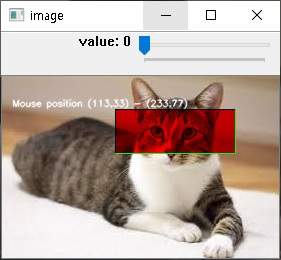
#> input picture 채널 1.jpg, 281 x 260 px, given in place of tracking1.avi, which was not available
$ jupyter execute chap141-checkpoint.ipynb   (text cells are left out)
#> lines starting #> are read from the running program, lines starting #| are printed output that depends on the picture; after the words box and inside, x2 and y2 are one past the last pixel; in counts of white or black regions, pixels touching at a corner belong together; pictures that were not available may be replaced by others from this repository, and a replacement may not be noted
[cell 1]
import cv2
import numpy as np

[cell 2]
cap = cv2.VideoCapture('tracking1.avi')
while(1):
    # Take each frame
    ret, frame = cap.read()
#> frame is the input picture: shape (260, 281, 3); mean B, G, R 162.9, 170.8, 188.3
    if ret == True:
        # Convert BGR to HSV
        hsv = cv2.cvtColor(frame, cv2.COLOR_BGR2HSV)
#> hsv: shape (260, 281, 3); mean H, S, V 31.5, 49.8, 189
        # define range of blue color in HSV
        lower_blue = np.array([0,40,40])
        upper_blue = np.array([20,60,60])
        # Threshold the HSV image to get only blue colors
        mask = cv2.inRange(hsv, lower_blue, upper_blue)
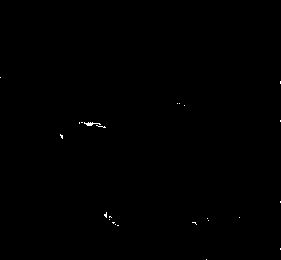
#> mask: shape (260, 281); 0.14% white in thin lines or dots, all inside (x1, y1, x2, y2) = (0, 77, 281, 260)
        # Bitwise-AND mask and original image
        res = cv2.bitwise_and(frame,frame, mask= mask)
        cv2.imshow('frame',frame)
        cv2.imshow('mask',mask)
        cv2.imshow('res',res)
    k = cv2.waitKey(100) & 0xFF
#> (key Esc is pressed here)
    if k == 27:
        break
cv2.destroyAllWindows()

[cell 3]
import cv2
import numpy as np
def nothing(x):
    pass

[cell 4]
cv2.namedWindow('image')
# create trackbars for color change
cv2.createTrackbar('H','image',0,360,nothing)
#> slider 'H' is set to 100
cv2.createTrackbar('S','image',0,100,nothing)
#> slider 'S' is set to 33
cv2.createTrackbar('V','image',0,100,nothing)
#> slider 'V' is set to 33


cap = cv2.VideoCapture('tracking1.avi')
font = cv2.FONT_HERSHEY_SIMPLEX

while(1):
    # get current positions of four trackbars
    H = cv2.getTrackbarPos('H','image')
    S = cv2.getTrackbarPos('S','image')
    V = cv2.getTrackbarPos('V','image')
    ret, frame = cap.read()
    if ret == True:
        # Convert BGR to HSV
        hsv = cv2.cvtColor(frame, cv2.COLOR_BGR2HSV)
        # define range of blue color in HSV
        lower_blue = np.array([0,0,H-20])
        upper_blue = np.array([50,50,H+30])
        # Threshold the HSV image to get only blue colors
        mask = cv2.inRange(hsv, lower_blue, upper_blue)
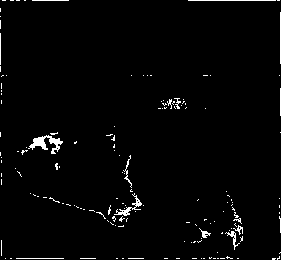
#> mask: shape (260, 281); 2.1% white in thin lines or dots
        # Bitwise-AND mask and original image
        res = cv2.bitwise_and(frame,frame, mask= mask)
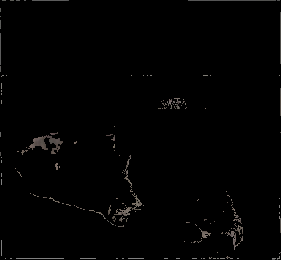
#> res: shape (260, 281, 3); mean B, G, R 1.9, 2, 2.2
        msg = "H: "+str(H)
        msg1 = "S: "+str(S)+"%"
        msg2 = "V: "+str(V)+"%"
        cv2.putText(frame,msg,(10,30), font, 0.6,(255,255,255),2,cv2.LINE_AA)
#> frame: shape (260, 281, 3); 0.33% of pixels changed, all inside (x1, y1, x2, y2) = (10, 15, 75, 32)
        cv2.putText(frame,msg1,(10,50), font, 0.6,(255,255,255),2,cv2.LINE_AA)
#> frame: shape (260, 281, 3); mean B, G, R 163.2, 171.1, 188.5
        cv2.putText(frame,msg2,(10,70), font, 0.6,(255,255,255),2,cv2.LINE_AA)
#> frame: shape (260, 281, 3); mean B, G, R 163.3, 171.2, 188.6
        cv2.imshow('image',frame)
        cv2.imshow('mask',mask)
        cv2.imshow('res',res)
    k = cv2.waitKey(100) & 0xFF
#> (key Esc is pressed here)
    if k == 27:
        break
cv2.destroyAllWindows()

$ run again, on 채널 2.jpg
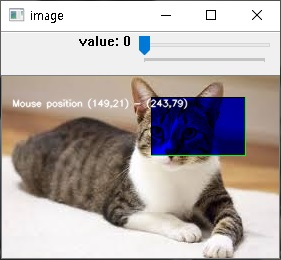
#> input picture 채널 2.jpg, 281 x 260 px, given in place of tracking1.avi, which was not available
#> frame is the input picture: shape (260, 281, 3); mean B, G, R 169.6, 171, 179.3
#> hsv: shape (260, 281, 3); mean H, S, V 38.5, 49.6, 186.6
#> `mask = cv2.inRange(hsv, lower_blue, upper_blue)`:
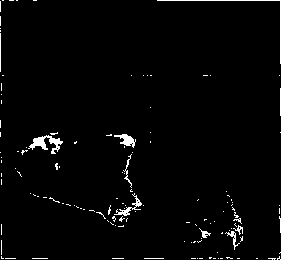
#> mask: shape (260, 281); 2.2% white in thin lines or dots
#> `res = cv2.bitwise_and(frame,frame, mask= mask)`:
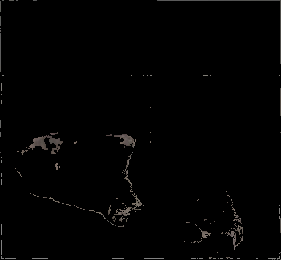
#> res: shape (260, 281, 3); mean B, G, R 2, 2.1, 2.2

$ run again, on 1.png
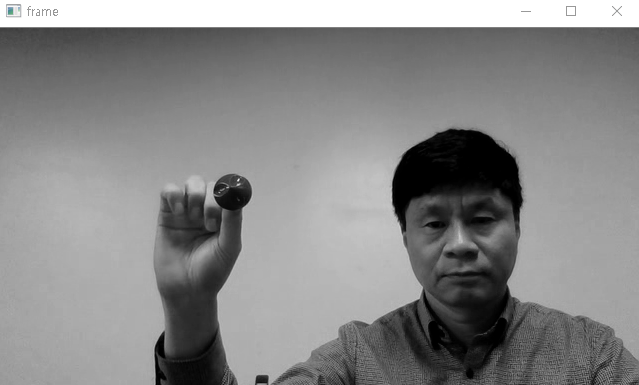
#> input picture 1.png, 639 x 385 px, given in place of tracking1.avi, which was not available
#> frame is the input picture: shape (385, 639, 3); mean B, G, R 135.8, 135.8, 135.7
#> hsv: shape (385, 639, 3); mean H, S, V 0.1, 0, 135.8
#> `mask = cv2.inRange(hsv, lower_blue, upper_blue)`:
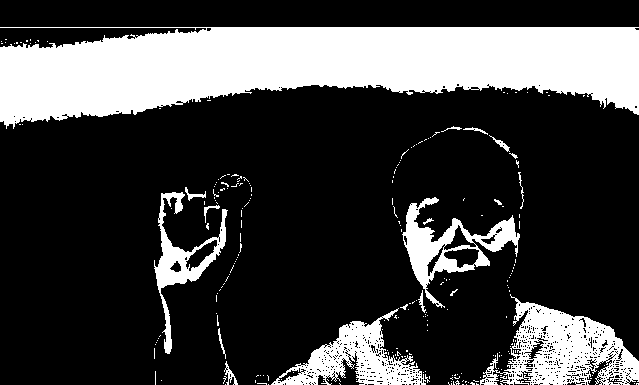
#> mask: shape (385, 639); 25.3% white; 238 white regions (220 under 20 px), largest, box (x1, y1, x2, y2) and area: (0, 27, 639, 129) 43491, (480, 294, 639, 385) 6885, (271, 308, 426, 385) 4380
#> `cv2.putText(frame,msg2,(10,70), font, 0.6,(255,255,255),2,cv2.LINE_AA)`:
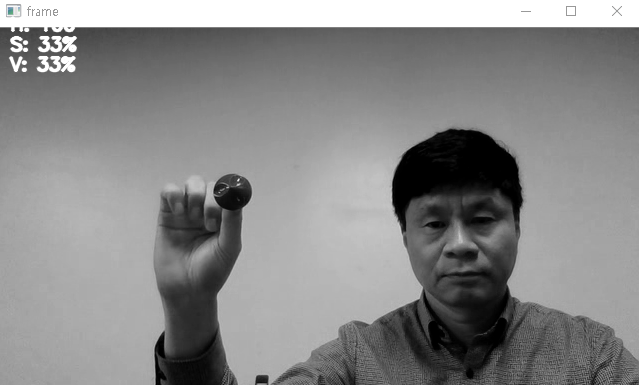
#> frame: shape (385, 639, 3); mean B, G, R 136.6, 136.6, 136.6
